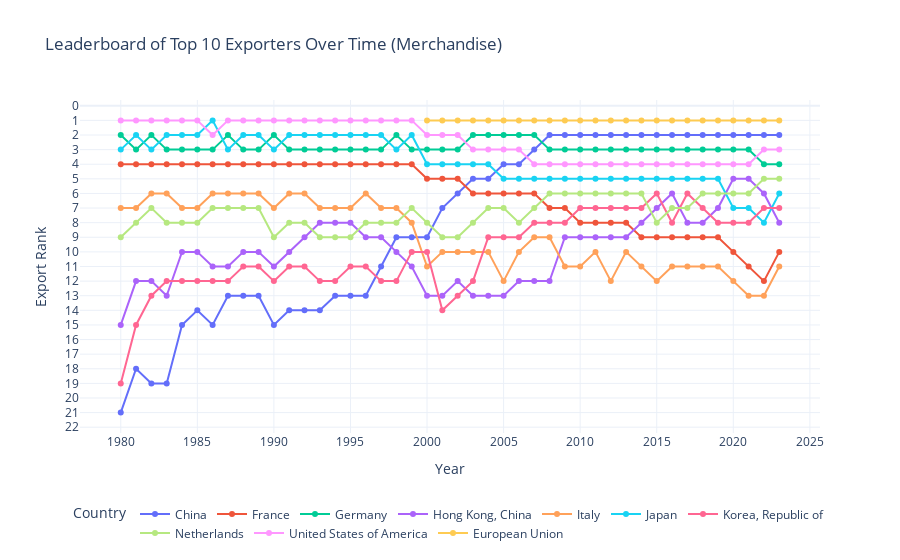

Notebook cell for this chart:
### Code cell
exports = merchandise[merchandise["Indicator"] == "Export"]

grouped = exports.groupby(["Year", "Reporter"])["Value"].sum().reset_index()

grouped["Rank"] = grouped.groupby("Year")["Value"].rank(ascending=False, method="min")

top_exporters = grouped.groupby("Reporter")["Value"].sum().nlargest(10).index

top_data = grouped[grouped["Reporter"].isin(top_exporters)]

fig = px.line(
    top_data,
    x="Year",
    y="Rank",
    color="Reporter",
    markers=True,
    title="Leaderboard of Top 10 Exporters Over Time (Merchandise)"
)

fig.update_layout(
    xaxis_title="Year",
    legend_title="Country",
    template="plotly_white",
    legend=dict(
        orientation="h",
        yanchor="top",
        y=-0.2,
        xanchor="center",
        x=0.5
    )
)

fig.update_yaxes(
    autorange="reversed",      
    title="Export Rank",
    tickmode="linear",         
    dtick=1                   
)

fig.show()

### Figure 1 — Plotly figure (JSON) as saved in the notebook; plotly's stock layout.template omitted (floating-point values rounded to 4 significant figures)
{"data": [{"hovertemplate": "Reporter=China<br>Year=%{x}<br>Rank=%{y}<extra></extra>", "legendgroup": "China", "line": {"color": "#636efa", "dash": "solid"}, "marker": {"symbol": "circle"}, "mode": "lines+markers", "name": "China", "orientation": "v", "showlegend": true, "type": "scatter", "x": [1980, 1981, 1982, 1983, 1984, 1985, 1986, 1987, 1988, 1989, 1990, 1991, 1992, 1993, 1994, 1995, 1996, 1997, 1998, 1999, 2000, 2001, 2002, 2003, 2004, 2005, 2006, 2007, 2008, 2009, 2010, 2011, 2012, 2013, 2014, 2015, 2016, 2017, 2018, 2019, 2020, 2021, 2022, 2023], "xaxis": "x", "y": [21.0, 18.0, 19.0, 19.0, 15.0, 14.0, 15.0, 13.0, 13.0, 13.0, 15.0, 14.0, 14.0, 14.0, 13.0, 13.0, 13.0, 11.0, 9.0, 9.0, 9.0, 7.0, 6.0, 5.0, 5.0, 4.0, 4.0, 3.0, 2.0, 2.0, 2.0, 2.0, 2.0, 2.0, 2.0, 2.0, 2.0, 2.0, 2.0, 2.0, 2.0, 2.0, 2.0, 2.0], "yaxis": "y"}, {"hovertemplate": "Reporter=France<br>Year=%{x}<br>Rank=%{y}<extra></extra>", "legendgroup": "France", "line": {"color": "#EF553B", "dash": "solid"}, "marker": {"symbol": "circle"}, "mode": "lines+markers", "name": "France", "orientation": "v", "showlegend": true, "type": "scatter", "x": [1980, 1981, 1982, 1983, 1984, 1985, 1986, 1987, 1988, 1989, 1990, 1991, 1992, 1993, 1994, 1995, 1996, 1997, 1998, 1999, 2000, 2001, 2002, 2003, 2004, 2005, 2006, 2007, 2008, 2009, 2010, 2011, 2012, 2013, 2014, 2015, 2016, 2017, 2018, 2019, 2020, 2021, 2022, 2023], "xaxis": "x", "y": [4.0, 4.0, 4.0, 4.0, 4.0, 4.0, 4.0, 4.0, 4.0, 4.0, 4.0, 4.0, 4.0, 4.0, 4.0, 4.0, 4.0, 4.0, 4.0, 4.0, 5.0, 5.0, 5.0, 6.0, 6.0, 6.0, 6.0, 6.0, 7.0, 7.0, 8.0, 8.0, 8.0, 8.0, 9.0, 9.0, 9.0, 9.0, 9.0, 9.0, 10.0, 11.0, 12.0, 10.0], "yaxis": "y"}, {"hovertemplate": "Reporter=Germany<br>Year=%{x}<br>Rank=%{y}<extra></extra>", "legendgroup": "Germany", "line": {"color": "#00cc96", "dash": "solid"}, "marker": {"symbol": "circle"}, "mode": "lines+markers", "name": "Germany", "orientation": "v", "showlegend": true, "type": "scatter", "x": [1980, 1981, 1982, 1983, 1984, 1985, 1986, 1987, 1988, 1989, 1990, 1991, 1992, 1993, 1994, 1995, 1996, 1997, 1998, 1999, 2000, 2001, 2002, 2003, 2004, 2005, 2006, 2007, 2008, 2009, 2010, 2011, 2012, 2013, 2014, 2015, 2016, 2017, 2018, 2019, 2020, 2021, 2022, 2023], "xaxis": "x", "y": [2.0, 3.0, 2.0, 3.0, 3.0, 3.0, 3.0, 2.0, 3.0, 3.0, 2.0, 3.0, 3.0, 3.0, 3.0, 3.0, 3.0, 3.0, 2.0, 3.0, 3.0, 3.0, 3.0, 2.0, 2.0, 2.0, 2.0, 2.0, 3.0, 3.0, 3.0, 3.0, 3.0, 3.0, 3.0, 3.0, 3.0, 3.0, 3.0, 3.0, 3.0, 3.0, 4.0, 4.0], "yaxis": "y"}, {"hovertemplate": "Reporter=Hong Kong, China<br>Year=%{x}<br>Rank=%{y}<extra></extra>", "legendgroup": "Hong Kong, China", "line": {"color": "#ab63fa", "dash": "solid"}, "marker": {"symbol": "circle"}, "mode": "lines+markers", "name": "Hong Kong, China", "orientation": "v", "showlegend": true, "type": "scatter", "x": [1980, 1981, 1982, 1983, 1984, 1985, 1986, 1987, 1988, 1989, 1990, 1991, 1992, 1993, 1994, 1995, 1996, 1997, 1998, 1999, 2000, 2001, 2002, 2003, 2004, 2005, 2006, 2007, 2008, 2009, 2010, 2011, 2012, 2013, 2014, 2015, 2016, 2017, 2018, 2019, 2020, 2021, 2022, 2023], "xaxis": "x", "y": [15.0, 12.0, 12.0, 13.0, 10.0, 10.0, 11.0, 11.0, 10.0, 10.0, 11.0, 10.0, 9.0, 8.0, 8.0, 8.0, 9.0, 9.0, 10.0, 11.0, 13.0, 13.0, 12.0, 13.0, 13.0, 13.0, 12.0, 12.0, 12.0, 9.0, 9.0, 9.0, 9.0, 9.0, 8.0, 7.0, 6.0, 8.0, 8.0, 7.0, 5.0, 5.0, 6.0, 8.0], "yaxis": "y"}, {"hovertemplate": "Reporter=Italy<br>Year=%{x}<br>Rank=%{y}<extra></extra>", "legendgroup": "Italy", "line": {"color": "#FFA15A", "dash": "solid"}, "marker": {"symbol": "circle"}, "mode": "lines+markers", "name": "Italy", "orientation": "v", "showlegend": true, "type": "scatter", "x": [1980, 1981, 1982, 1983, 1984, 1985, 1986, 1987, 1988, 1989, 1990, 1991, 1992, 1993, 1994, 1995, 1996, 1997, 1998, 1999, 2000, 2001, 2002, 2003, 2004, 2005, 2006, 2007, 2008, 2009, 2010, 2011, 2012, 2013, 2014, 2015, 2016, 2017, 2018, 2019, 2020, 2021, 2022, 2023], "xaxis": "x", "y": [7.0, 7.0, 6.0, 6.0, 7.0, 7.0, 6.0, 6.0, 6.0, 6.0, 7.0, 6.0, 6.0, 7.0, 7.0, 7.0, 6.0, 7.0, 7.0, 8.0, 11.0, 10.0, 10.0, 10.0, 10.0, 12.0, 10.0, 9.0, 9.0, 11.0, 11.0, 10.0, 12.0, 10.0, 11.0, 12.0, 11.0, 11.0, 11.0, 11.0, 12.0, 13.0, 13.0, 11.0], "yaxis": "y"}, {"hovertemplate": "Reporter=Japan<br>Year=%{x}<br>Rank=%{y}<extra></extra>", "legendgroup": "Japan", "line": {"color": "#19d3f3", "dash": "solid"}, "marker": {"symbol": "circle"}, "mode": "lines+markers", "name": "Japan", "orientation": "v", "showlegend": true, "type": "scatter", "x": [1980, 1981, 1982, 1983, 1984, 1985, 1986, 1987, 1988, 1989, 1990, 1991, 1992, 1993, 1994, 1995, 1996, 1997, 1998, 1999, 2000, 2001, 2002, 2003, 2004, 2005, 2006, 2007, 2008, 2009, 2010, 2011, 2012, 2013, 2014, 2015, 2016, 2017, 2018, 2019, 2020, 2021, 2022, 2023], "xaxis": "x", "y": [3.0, 2.0, 3.0, 2.0, 2.0, 2.0, 1.0, 3.0, 2.0, 2.0, 3.0, 2.0, 2.0, 2.0, 2.0, 2.0, 2.0, 2.0, 3.0, 2.0, 4.0, 4.0, 4.0, 4.0, 4.0, 5.0, 5.0, 5.0, 5.0, 5.0, 5.0, 5.0, 5.0, 5.0, 5.0, 5.0, 5.0, 5.0, 5.0, 5.0, 7.0, 7.0, 8.0, 6.0], "yaxis": "y"}, {"hovertemplate": "Reporter=Korea, Republic of<br>Year=%{x}<br>Rank=%{y}<extra></extra>", "legendgroup": "Korea, Republic of", "line": {"color": "#FF6692", "dash": "solid"}, "marker": {"symbol": "circle"}, "mode": "lines+markers", "name": "Korea, Republic of", "orientation": "v", "showlegend": true, "type": "scatter", "x": [1980, 1981, 1982, 1983, 1984, 1985, 1986, 1987, 1988, 1989, 1990, 1991, 1992, 1993, 1994, 1995, 1996, 1997, 1998, 1999, 2000, 2001, 2002, 2003, 2004, 2005, 2006, 2007, 2008, 2009, 2010, 2011, 2012, 2013, 2014, 2015, 2016, 2017, 2018, 2019, 2020, 2021, 2022, 2023], "xaxis": "x", "y": [19.0, 15.0, 13.0, 12.0, 12.0, 12.0, 12.0, 12.0, 11.0, 11.0, 12.0, 11.0, 11.0, 12.0, 12.0, 11.0, 11.0, 12.0, 12.0, 10.0, 10.0, 14.0, 13.0, 12.0, 9.0, 9.0, 9.0, 8.0, 8.0, 8.0, 7.0, 7.0, 7.0, 7.0, 7.0, 6.0, 8.0, 6.0, 7.0, 8.0, 8.0, 8.0, 7.0, 7.0], "yaxis": "y"}, {"hovertemplate": "Reporter=Netherlands<br>Year=%{x}<br>Rank=%{y}<extra></extra>", "legendgroup": "Netherlands", "line": {"color": "#B6E880", "dash": "solid"}, "marker": {"symbol": "circle"}, "mode": "lines+markers", "name": "Netherlands", "orientation": "v", "showlegend": true, "type": "scatter", "x": [1980, 1981, 1982, 1983, 1984, 1985, 1986, 1987, 1988, 1989, 1990, 1991, 1992, 1993, 1994, 1995, 1996, 1997, 1998, 1999, 2000, 2001, 2002, 2003, 2004, 2005, 2006, 2007, 2008, 2009, 2010, 2011, 2012, 2013, 2014, 2015, 2016, 2017, 2018, 2019, 2020, 2021, 2022, 2023], "xaxis": "x", "y": [9.0, 8.0, 7.0, 8.0, 8.0, 8.0, 7.0, 7.0, 7.0, 7.0, 9.0, 8.0, 8.0, 9.0, 9.0, 9.0, 8.0, 8.0, 8.0, 7.0, 8.0, 9.0, 9.0, 8.0, 7.0, 7.0, 8.0, 7.0, 6.0, 6.0, 6.0, 6.0, 6.0, 6.0, 6.0, 8.0, 7.0, 7.0, 6.0, 6.0, 6.0, 6.0, 5.0, 5.0], "yaxis": "y"}, {"hovertemplate": "Reporter=United States of America<br>Year=%{x}<br>Rank=%{y}<extra></extra>", "legendgroup": "United States of America", "line": {"color": "#FF97FF", "dash": "solid"}, "marker": {"symbol": "circle"}, "mode": "lines+markers", "name": "United States of America", "orientation": "v", "showlegend": true, "type": "scatter", "x": [1980, 1981, 1982, 1983, 1984, 1985, 1986, 1987, 1988, 1989, 1990, 1991, 1992, 1993, 1994, 1995, 1996, 1997, 1998, 1999, 2000, 2001, 2002, 2003, 2004, 2005, 2006, 2007, 2008, 2009, 2010, 2011, 2012, 2013, 2014, 2015, 2016, 2017, 2018, 2019, 2020, 2021, 2022, 2023], "xaxis": "x", "y": [1.0, 1.0, 1.0, 1.0, 1.0, 1.0, 2.0, 1.0, 1.0, 1.0, 1.0, 1.0, 1.0, 1.0, 1.0, 1.0, 1.0, 1.0, 1.0, 1.0, 2.0, 2.0, 2.0, 3.0, 3.0, 3.0, 3.0, 4.0, 4.0, 4.0, 4.0, 4.0, 4.0, 4.0, 4.0, 4.0, 4.0, 4.0, 4.0, 4.0, 4.0, 4.0, 3.0, 3.0], "yaxis": "y"}, {"hovertemplate": "Reporter=European Union<br>Year=%{x}<br>Rank=%{y}<extra></extra>", "legendgroup": "European Union", "line": {"color": "#FECB52", "dash": "solid"}, "marker": {"symbol": "circle"}, "mode": "lines+markers", "name": "European Union", "orientation": "v", "showlegend": true, "type": "scatter", "x": [2000, 2001, 2002, 2003, 2004, 2005, 2006, 2007, 2008, 2009, 2010, 2011, 2012, 2013, 2014, 2015, 2016, 2017, 2018, 2019, 2020, 2021, 2022, 2023], "xaxis": "x", "y": [1.0, 1.0, 1.0, 1.0, 1.0, 1.0, 1.0, 1.0, 1.0, 1.0, 1.0, 1.0, 1.0, 1.0, 1.0, 1.0, 1.0, 1.0, 1.0, 1.0, 1.0, 1.0, 1.0, 1.0], "yaxis": "y"}], "layout": {"legend": {"orientation": "h", "title": {"text": "Country"}, "tracegroupgap": 0, "x": 0.5, "xanchor": "center", "y": -0.2, "yanchor": "top"}, "title": {"text": "Leaderboard of Top 10 Exporters Over Time (Merchandise)"}, "xaxis": {"anchor": "y", "domain": [0, 1], "title": {"text": "Year"}}, "yaxis": {"anchor": "x", "autorange": "reversed", "domain": [0, 1], "dtick": 1, "tickmode": "linear", "title": {"text": "Export Rank"}}}}
